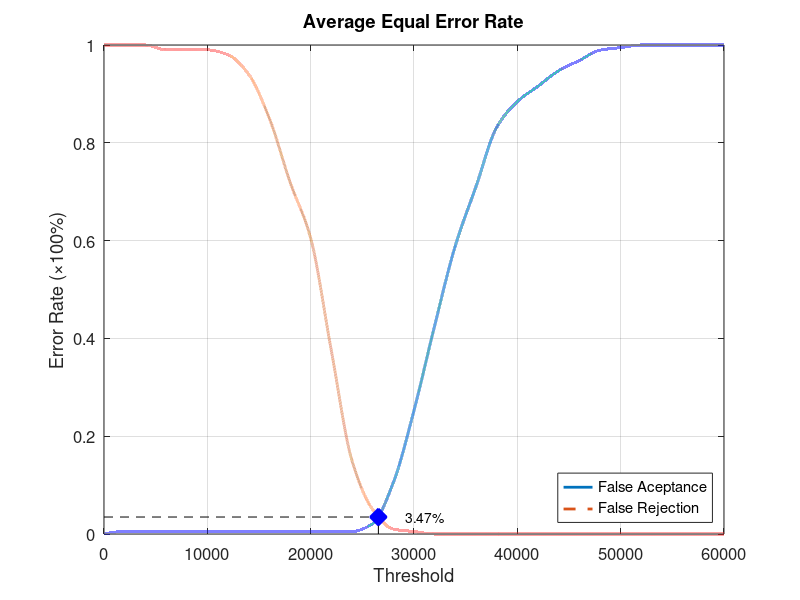
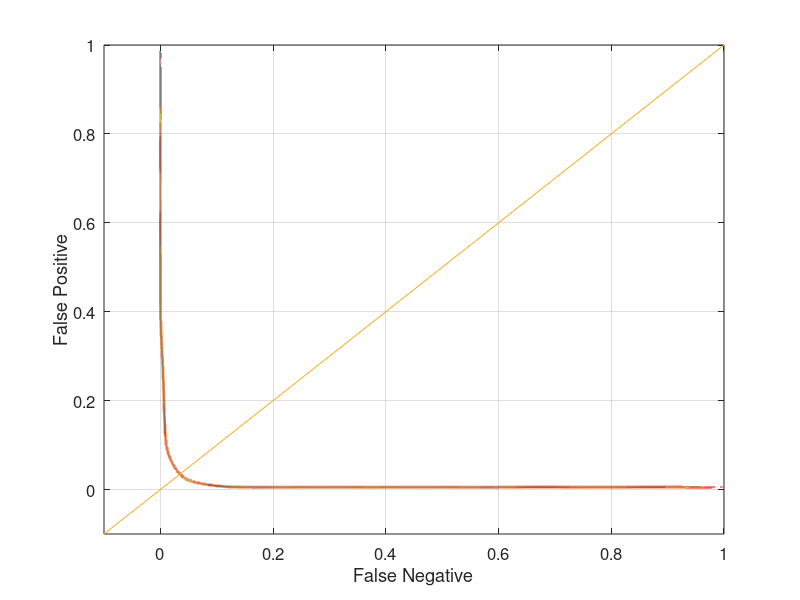

Write the MATLAB code that produced these figures, in order.
function yEER = Database2_4
close all;
clear;
clc;
x = 0:2000:60000;
xq = 0:0.5:60000;

y0 = [0 0.00526316 0.00526316 0.00526316 0.00526316 0.00526316 0.00526316 0.00526316 0.00526316 0.00526316 0.00526316 0.00526316 0.00526316 0.0210526 0.105263 0.252632 0.426316 0.589474 0.710526 0.831579 0.884211 0.915789 0.947368 0.968421 0.989474 0.994737 1 1 1 1 1];
yy0 = interp1(x, y0, xq, 'pchip');
y1 = [1 1 1 0.99 0.99 0.99 0.98 0.94 0.85 0.72 0.605 0.375 0.15 0.05 0.01 0.005 0 0 0 0 0 0 0 0 0 0 0 0 0 0 0];
yy1 = interp1(x, y1, xq, 'pchip');

% Calculating EER: 
y2 = abs(y0 - y1);
find(y2 == min(y2))
yy2 = abs(yy0 - yy1);
xEER = find(yy2 == min(yy2));
xEERIndex = xq(xEER) % X-axis EER
yEER = yy0(xEER) % Y-axis EER

main = figure
plot(xq, yy0,'-','LineWidth', 2);	hold on
plot(xq, yy1,'--','LineWidth', 2);	hold on
plot([xEERIndex xEERIndex], [0 yEER], 'k--');	hold on
plot([0 xEERIndex], [yEER yEER], 'k--');	hold on
plot(xEERIndex, yEER, 'bx', 'LineWidth', 10);	hold on
text(xEERIndex + 10 * xEERIndex / 100, yEER, [num2str(round((10000 * yEER)) / 100) '%'])
legend('False Aceptance', 'False Rejection', 'Location', 'SouthEast')
xlabel('Threshold')
ylabel('Error Rate (\times100%)')
title('Average Equal Error Rate')
set(gca, 'FontSize', 12)
axis([0 60000 0 1])
grid on

print(main, 'Database2_4Main', '-dpng');
FNRxFPR = figure('Color', [1 1 1]);
plot(yy1, yy0, '-', yy1, yy0, 'LineWidth', 2);
hold on
y = -0.1:0.1:1
plot(y, y); 
set(gca, 'FontSize', 12)
xlabel('False Negative')
ylabel('False Positive')
axis([-0.1 1 -0.1 1])
set(gca, 'FontSize', 12)
grid on

print(FNRxFPR, 'Database2_4FNRxFPR','-dpng');
end
